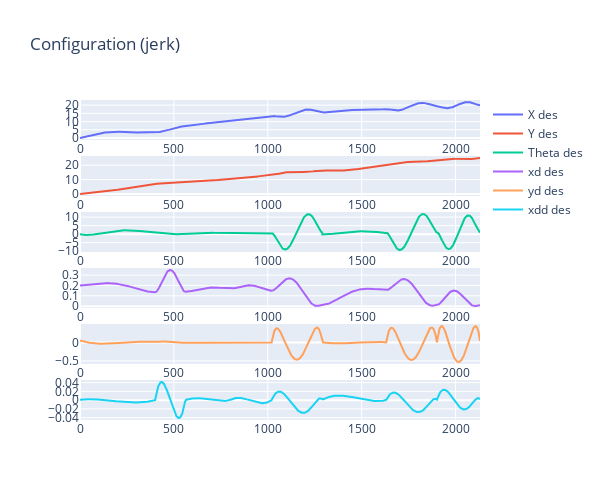
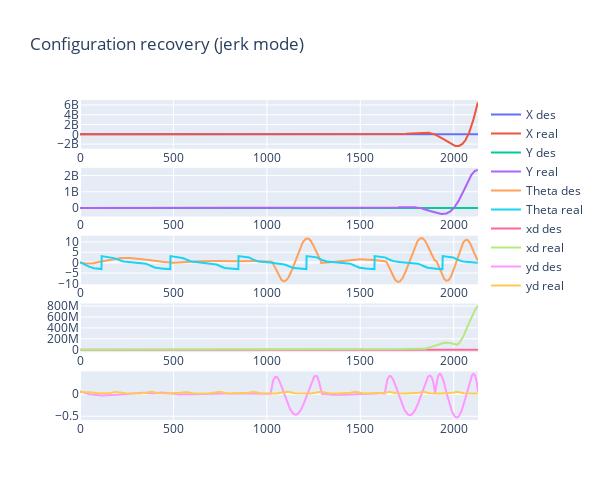

These figures' notebook cell, in order:
### Markdown cell above
## Plotting

### Code cell
evaluate.plot_stuff()

### Figure 1 — Plotly figure (JSON) as saved in the notebook; plotly's stock layout.template omitted (floating-point values rounded to 4 significant figures; data arrays with more than 128 entries replaced by an {"elided": "..."} marker saying what was removed)
{"data": [{"name": "X des", "type": "scatter", "x": {"elided": "2130 float values"}, "xaxis": "x", "y": {"elided": "2130 float values"}, "yaxis": "y"}, {"name": "Y des", "type": "scatter", "x": {"elided": "2130 float values"}, "xaxis": "x2", "y": {"elided": "2130 float values"}, "yaxis": "y2"}, {"name": "Theta des", "type": "scatter", "x": {"elided": "2130 float values"}, "xaxis": "x3", "y": {"elided": "2130 float values"}, "yaxis": "y3"}, {"name": "xd des", "type": "scatter", "x": {"elided": "2130 float values"}, "xaxis": "x4", "y": {"elided": "2130 float values"}, "yaxis": "y4"}, {"name": "yd des", "type": "scatter", "x": {"elided": "2130 float values"}, "xaxis": "x5", "y": {"elided": "2130 float values"}, "yaxis": "y5"}, {"name": "xdd des", "type": "scatter", "x": {"elided": "2130 float values"}, "xaxis": "x6", "y": {"elided": "2130 float values"}, "yaxis": "y6"}], "layout": {"height": 500, "title": {"text": "Configuration (jerk)"}, "width": 600, "xaxis": {"anchor": "y", "domain": [0, 1]}, "xaxis2": {"anchor": "y2", "domain": [0, 1]}, "xaxis3": {"anchor": "y3", "domain": [0, 1]}, "xaxis4": {"anchor": "y4", "domain": [0, 1]}, "xaxis5": {"anchor": "y5", "domain": [0, 1]}, "xaxis6": {"anchor": "y6", "domain": [0, 1]}, "yaxis": {"anchor": "x", "domain": [0.875, 1]}, "yaxis2": {"anchor": "x2", "domain": [0.7, 0.825]}, "yaxis3": {"anchor": "x3", "domain": [0.525, 0.65]}, "yaxis4": {"anchor": "x4", "domain": [0.35, 0.475]}, "yaxis5": {"anchor": "x5", "domain": [0.175, 0.3]}, "yaxis6": {"anchor": "x6", "domain": [0, 0.125]}}}

### Figure 2 — Plotly figure (JSON) as saved in the notebook; plotly's stock layout.template omitted (floating-point values rounded to 4 significant figures; data arrays with more than 128 entries replaced by an {"elided": "..."} marker saying what was removed)
{"data": [{"name": "X des", "type": "scatter", "x": {"elided": "2130 float values"}, "xaxis": "x", "y": {"elided": "2130 float values"}, "yaxis": "y"}, {"name": "X real", "type": "scatter", "x": {"elided": "2130 float values"}, "xaxis": "x", "y": {"elided": "2129 float values"}, "yaxis": "y"}, {"name": "Y des", "type": "scatter", "x": {"elided": "2130 float values"}, "xaxis": "x2", "y": {"elided": "2130 float values"}, "yaxis": "y2"}, {"name": "Y real", "type": "scatter", "x": {"elided": "2130 float values"}, "xaxis": "x2", "y": {"elided": "2129 float values"}, "yaxis": "y2"}, {"name": "Theta des", "type": "scatter", "x": {"elided": "2130 float values"}, "xaxis": "x3", "y": {"elided": "2130 float values"}, "yaxis": "y3"}, {"name": "Theta real", "type": "scatter", "x": {"elided": "2130 float values"}, "xaxis": "x3", "y": {"elided": "2129 float values"}, "yaxis": "y3"}, {"name": "xd des", "type": "scatter", "x": {"elided": "2130 float values"}, "xaxis": "x4", "y": {"elided": "2130 float values"}, "yaxis": "y4"}, {"name": "xd real", "type": "scatter", "x": {"elided": "2130 float values"}, "xaxis": "x4", "y": {"elided": "2129 float values"}, "yaxis": "y4"}, {"name": "yd des", "type": "scatter", "x": {"elided": "2130 float values"}, "xaxis": "x5", "y": {"elided": "2130 float values"}, "yaxis": "y5"}, {"name": "yd real", "type": "scatter", "x": {"elided": "2130 float values"}, "xaxis": "x5", "y": {"elided": "2129 float values"}, "yaxis": "y5"}], "layout": {"height": 500, "title": {"text": "Configuration recovery (jerk mode)"}, "width": 600, "xaxis": {"anchor": "y", "domain": [0, 1]}, "xaxis2": {"anchor": "y2", "domain": [0, 1]}, "xaxis3": {"anchor": "y3", "domain": [0, 1]}, "xaxis4": {"anchor": "y4", "domain": [0, 1]}, "xaxis5": {"anchor": "y5", "domain": [0, 1]}, "yaxis": {"anchor": "x", "domain": [0.848, 1]}, "yaxis2": {"anchor": "x2", "domain": [0.636, 0.788]}, "yaxis3": {"anchor": "x3", "domain": [0.424, 0.576]}, "yaxis4": {"anchor": "x4", "domain": [0.212, 0.364]}, "yaxis5": {"anchor": "x5", "domain": [0, 0.152]}}}
